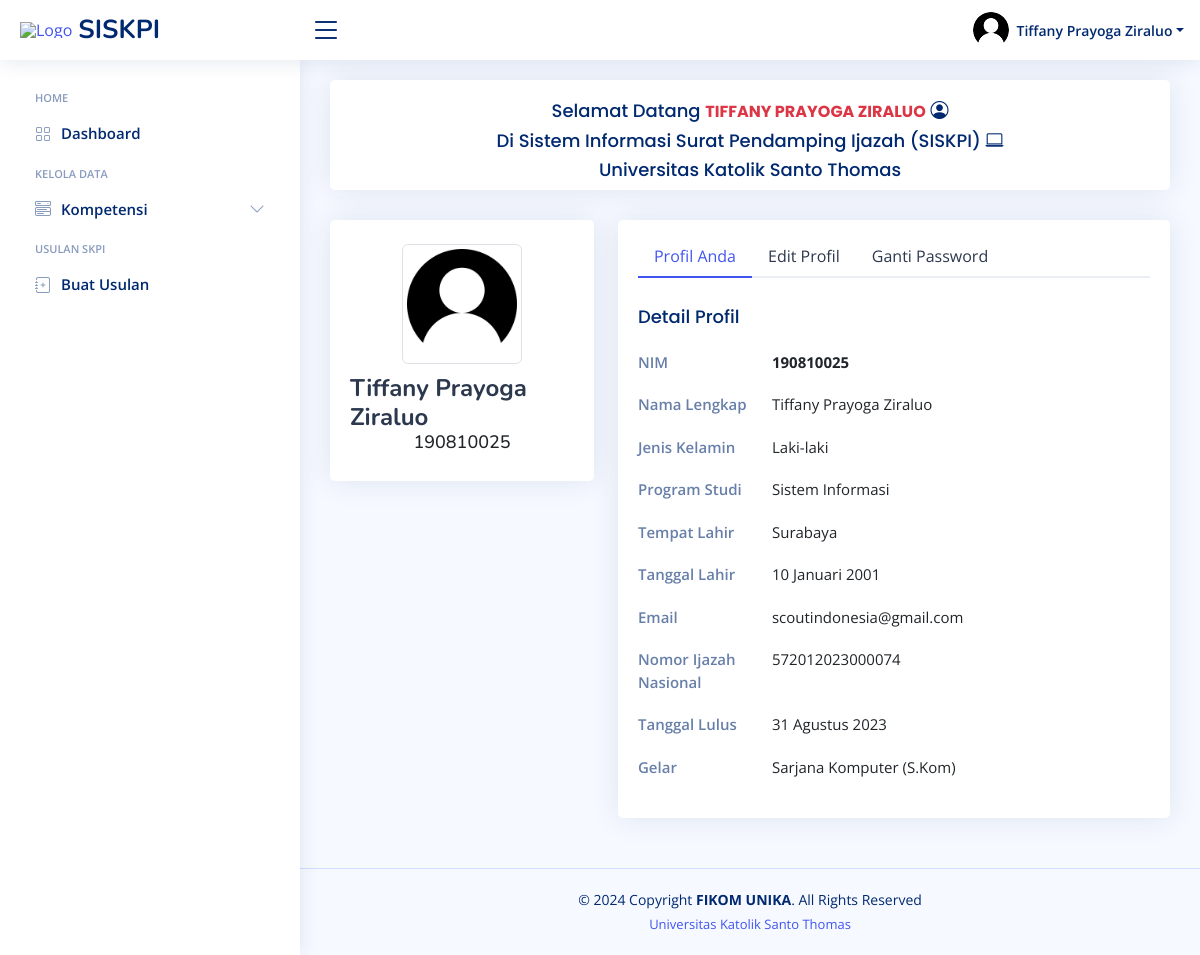
The app's page /mhs/ (signed in) with its own data.
### tables this page shows
CREATE TABLE `mahasiswa` (
  `id_mahasiswa` int(11) NOT NULL,
  `nim` varchar(30) NOT NULL,
  `nama_mhs` varchar(255) NOT NULL,
  `tempat_lahir` varchar(100) NOT NULL,
  `tgl_lahir` date NOT NULL,
  `jenis_kelamin` varchar(30) NOT NULL,
  `email` varchar(255) NOT NULL,
  `password` varchar(255) NOT NULL,
  `no_ijazah` varchar(100) NOT NULL,
  `tgl_lulus` date NOT NULL,
  `gelar` varchar(100) NOT NULL,
  `kode_skpi` varchar(20) NOT NULL,
  `kd_prodi` varchar(11) NOT NULL,
  `profil` varchar(255) NOT NULL,
  `status` int(11) NOT NULL
);

CREATE TABLE `prodi` (
  `id_prodi` int(11) NOT NULL,
  `kd_prodi` varchar(11) NOT NULL,
  `nama_prodi` varchar(255) NOT NULL,
  `no_sk` varchar(100) NOT NULL,
  `akreditasi` varchar(50) NOT NULL,
  `kd_fakultas` varchar(11) NOT NULL
);

### mhs/session.php (called while the page is built, shortened)
<?php
    include "koneksi.php";
    function tgl_indo($tanggal){
        $bulan = array (
            1 =>   "Januari",
            "Februari",
            "Maret",
            "April",
            "Mei",
            "Juni",
            "Juli",
            "Agustus",
            "September",
            "Oktober",
            "November",
            "Desember"
        );
        $pecahkan = explode("-", $tanggal);
        return $pecahkan[2] . " " . $bulan[ (int)$pecahkan[1] ] . " " . $pecahkan[0];
    };
    $sql = mysqli_query($koneksi,"SELECT * FROM mahasiswa inner join prodi on mahasiswa.kd_prodi=prodi.kd_prodi");
    while ($r = mysqli_fetch_array($sql)){
        if ($_SESSION['username'] == $r['nim'] ){
            $nama_mhs = $r['nama_mhs'];
            $nim = $r['nim'];
            break;
        }
    }
?>

### mhs/profil.php (the view, shortened to what this page needs)
<section class="section profile">
    <div class="row">
        <div class="col-xl-4">
        <div class="card">
            <div class="card-body profile-card pt-4 d-flex flex-column align-items-center">
            <img src="
            <?php
            $data=mysqli_query($koneksi,"SELECT * FROM mahasiswa where nim='$nim' ");
            while ($a=mysqli_fetch_array($data)){
                if($a['profil'] == null ){
                    echo "assets/img/user.png";
                } else{
                    echo "assets/img/".$a['profil'];
                }
            }
            ?>
            " alt="Profile" class="img-thumbnail">
            <h2><?= $nama_mhs ?></h2>
            <h3><?= $nim ?></h3>
            </div>
        </div>
        </div>
        <div class="col-xl-8">
        <div class="card">
            <div class="card-body pt-3">
            <ul class="nav nav-tabs nav-tabs-bordered">
                <li class="nav-item">
                <button class="nav-link active" data-bs-toggle="tab" data-bs-target="#profile-overview">Profil Anda</button>
                </li>
                <li class="nav-item">
                <button class="nav-link" data-bs-toggle="tab" data-bs-target="#profile-edit">Edit Profil</button>
                </li>
                <li class="nav-item">
                <button class="nav-link" data-bs-toggle="tab" data-bs-target="#profile-change-password">Ganti Password</button>
                </li>
            </ul>
            <div class="tab-content pt-2">
                <div class="tab-pane fade show active profile-overview" id="profile-overview">
                <h5 class="card-title">Detail Profil</h5>
                <?php
                $sql = mysqli_query($koneksi,"SELECT * FROM mahasiswa inner join prodi on mahasiswa.kd_prodi=prodi.kd_prodi where nim = '$nim'");
                while($r=mysqli_fetch_array($sql)){
                ?>
                <div class="row">
                    <div class="col-lg-3 col-md-4 label ">NIM</div>
                    <div class="col-lg-9 col-md-8 fw-bold"><?= $r['nim'] ?></div>
                </div>
                <div class="row">
                    <div class="col-lg-3 col-md-4 label">Nama Lengkap</div>
                    <div class="col-lg-9 col-md-8"><?= $r['nama_mhs'] ?></div>
                </div>
                <div class="row">
                    <div class="col-lg-3 col-md-4 label">Jenis Kelamin</div>
                    <div class="col-lg-9 col-md-8"><?= $r['jenis_kelamin'] ?></div>
                </div>
                <div class="row">
                    <div class="col-lg-3 col-md-4 label">Program Studi</div>
                    <div class="col-lg-9 col-md-8"><?= $r['nama_prodi'] ?></div>
                </div>
                <div class="row">
                    <div class="col-lg-3 col-md-4 label">Tempat Lahir</div>
                    <div class="col-lg-9 col-md-8"><?= $r['tempat_lahir'] ?></div>
                </div>
                <div class="row">
                    <div class="col-lg-3 col-md-4 label">Tanggal Lahir</div>
                    <div class="col-lg-9 col-md-8"><?= tgl_indo($r['tgl_lahir']) ?></div>
                </div>
                <div class="row">
                    <div class="col-lg-3 col-md-4 label">Email</div>
                    <div class="col-lg-9 col-md-8"><?= $r['email'] ?></div>
                </div>
                <div class="row">
                    <div class="col-lg-3 col-md-4 label">Nomor Ijazah Nasional</div>
                    <div class="col-lg-9 col-md-8"><?= $r['no_ijazah'] ?></div>
                </div>
                <div class="row">
                    <div class="col-lg-3 col-md-4 label">Tanggal Lulus</div>
                    <div class="col-lg-9 col-md-8"><?= tgl_indo($r['tgl_lulus']) ?></div>
                </div>
                <div class="row">
                    <div class="col-lg-3 col-md-4 label">Gelar</div>
                    <div class="col-lg-9 col-md-8"><?= $r['gelar'] ?></div>
                </div>
                <?php } ?>
                </div>
            </div>
            </div>
        </div>
        </div>
    </div>
    </section>

### mhs/header.php (shortened to what this page needs)
<?php
    include 'koneksi.php';
    include 'session.php';
?>
<!DOCTYPE html>
<html lang="en">
<head>
    <link href="assets/vendor/bootstrap/css/bootstrap.min.css" rel="stylesheet">
    <link href="assets/vendor/bootstrap-icons/bootstrap-icons.css" rel="stylesheet">
    <link href="assets/vendor/boxicons/css/boxicons.min.css" rel="stylesheet">
    <link href="assets/vendor/quill/quill.snow.css" rel="stylesheet">
    <link href="assets/vendor/quill/quill.bubble.css" rel="stylesheet">
    <link href="assets/vendor/remixicon/remixicon.css" rel="stylesheet">
    <link href="assets/vendor/simple-datatables/style.css" rel="stylesheet">
    <link href="assets/vendor/fontawesome/css/all.min.css" rel="stylesheet">
    <link href="assets/css/style.css" rel="stylesheet">
    <link rel="stylesheet" href="https://cdn.datatables.net/1.13.4/css/jquery.dataTables.min.css">
</head>
<body>
<header id="header" class="header fixed-top d-flex align-items-center">
    <div class="d-flex align-items-center justify-content-between">
    <a href="index.html" class="logo d-flex align-items-center">
        <img src="images/UNIKA.png" alt="Logo">
        <span class="d-none d-lg-block">SISKPI</span>
    </a>
    <i class="bi bi-list toggle-sidebar-btn"></i>
    </div>
    <nav class="header-nav ms-auto">
    <ul class="d-flex align-items-center">
        <li class="nav-item dropdown pe-3">
        <a class="nav-link nav-profile d-flex align-items-center pe-0" href="#" data-bs-toggle="dropdown">
            <img src="assets/img/user.png" alt="Profile" class="rounded-circle">
            <span class="d-none d-md-block dropdown-toggle ps-2"><?= $nama_mhs?></span>
        </a>
        </li>
    </ul>
    </nav>
</header>

### mhs/navbar.php (shortened to what this page needs)
<aside id="sidebar" class="sidebar">
<ul class="sidebar-nav" id="sidebar-nav">
<li class="nav-heading">Home</li>
<li class="nav-item">
    <a class="nav-link collapsed" href="index.php">
    <i class="bi bi-grid"></i>
    <span>Dashboard</span>
    </a>
</li>
<li class="nav-heading">Kelola Data</li>
<li class="nav-item">
    <a class="nav-link collapsed" data-bs-target="#components-nav" data-bs-toggle="collapse" href="#">
    <i class="bi bi-menu-button-wide"></i><span>Kompetensi</span><i class="bi bi-chevron-down ms-auto"></i>
    </a>
</li>
<li class="nav-heading">Usulan SKPI</li>
<li class="nav-item">
    <a class="nav-link collapsed" href="buat_skpi.php">
    <i class="bi bi-journal-plus"></i>
    <span>Buat Usulan</span>
    </a>
</li>
</ul>
</aside>

### mhs/index.php
<?php include 'header.php' ?>
  <?php include 'navbar.php' ?>
  <main id="main" class="main">
    <section class="section dashboard">
      <div class="row">
        <div class="col">
          <div class="card info-card sales-card" style="height:110px">
            <div class="card-body">
              <h5 class="card-title text-center pb-0">Selamat Datang <span class="fs-6 fw-bold text-uppercase text-danger"><?= $nama_mhs ?></span> <i class="bi bi-person-circle"></i>
              </h5>
              <h5 class="card-title text-center pt-0 pb-0">Di Sistem Informasi Surat Pendamping Ijazah (SISKPI) <i class="bi bi-laptop"></i></h5>
              <h5 class="card-title text-center pt-0">Universitas Katolik Santo Thomas</h5>
            </div>
          </div>
        </div>
      </div>
    </section>
    <?php include 'profil.php' ?>
  </main>
<?php include 'footer.php' ?>

### mhs/footer.php (shortened to what this page needs)
<footer id="footer" class="footer">
    <div class="copyright">
    &copy;
    Copyright <strong><span>FIKOM UNIKA</span></strong>. All Rights Reserved
    </div>
    <div class="credits">
    <a href="https://www.ust.ac.id/">Universitas Katolik Santo Thomas</a>
    </div>
</footer>
</body>
</html>

### mhs/assets/css/style.css (style rules this page uses)
:root { scroll-behavior: smooth; }
body { font-family: "Open Sans", sans-serif; background: #f6f9ff; color: #444444; }
a { color: #4154f1; text-decoration: none; }
h1, h2, h3, h4, h5, h6 { font-family: "Nunito", sans-serif; }
#main { margin-top: 60px; padding: 20px 30px; transition: all 0.3s; }
.card { margin-bottom: 30px; border: none; border-radius: 5px; box-shadow: 0px 0 30px rgba(1, 41, 112, 0.1); }
.card-title { padding: 20px 0 15px 0; font-size: 18px; font-weight: 500; color: #012970; font-family: "Poppins", sans-serif; }
.card-title span { color: #899bbd; font-size: 14px; font-weight: 400; }
.card-body { padding: 0 20px 20px 20px; }
.nav-tabs-bordered { border-bottom: 2px solid #ebeef4; }
.nav-tabs-bordered .nav-link { margin-bottom: -2px; border: none; color: #2c384e; }
.nav-tabs-bordered .nav-link.active { background-color: #fff; color: #4154f1; border-bottom: 2px solid #4154f1; }
.logo { line-height: 1; }
@media (min-width: 1200px) { .logo { width: 280px; } }
.logo img { max-height: 26px; margin-right: 6px; }
.logo span { font-size: 26px; font-weight: 700; color: #012970; font-family: "Nunito", sans-serif; }
.header { transition: all 0.5s; z-index: 997; height: 60px; box-shadow: 0px 2px 20px rgba(1, 41, 112, 0.1); background-color: #fff; padding-left: 20px; }
.header .toggle-sidebar-btn { font-size: 32px; padding-left: 10px; cursor: pointer; color: #012970; }
.header-nav ul { list-style: none; }
.header-nav>ul { margin: 0; padding: 0; }
.header-nav .nav-profile { color: #012970; }
.header-nav .nav-profile img { max-height: 36px; }
.header-nav .nav-profile span { font-size: 14px; font-weight: 600; }
.sidebar { position: fixed; top: 60px; left: 0; bottom: 0; width: 300px; z-index: 996; transition: all 0.3s; padding: 20px; overflow-y: auto; scrollbar-width: thin; scrollbar-color: #aab7cf transparent; box-shadow: 0px 0px 20px rgba(1, 41, 112, 0.1); background-color: #fff; }
@media (min-width: 1200px) { #main, #footer { margin-left: 300px; } }
.sidebar-nav { padding: 0; margin: 0; list-style: none; }
.sidebar-nav li { padding: 0; margin: 0; list-style: none; }
.sidebar-nav .nav-item { margin-bottom: 5px; }
.sidebar-nav .nav-heading { font-size: 11px; text-transform: uppercase; color: #899bbd; font-weight: 600; margin: 10px 0 5px 15px; }
.sidebar-nav .nav-link { display: flex; align-items: center; font-size: 15px; font-weight: 600; color: #4154f1; transition: 0.3; background: #f6f9ff; padding: 10px 15px; border-radius: 4px; }
.sidebar-nav .nav-link i { font-size: 16px; margin-right: 10px; color: #4154f1; }
.sidebar-nav .nav-link.collapsed { color: #012970; background: #fff; }
.sidebar-nav .nav-link.collapsed i { color: #899bbd; }
.sidebar-nav .nav-link .bi-chevron-down { margin-right: 0; transition: transform 0.2s ease-in-out; }
.dashboard .info-card { padding-bottom: 10px; }
.profile .profile-card img { max-width: 120px; }
.profile .profile-card h2 { font-size: 24px; font-weight: 700; color: #2c384e; margin: 10px 0 0 0; }
.profile .profile-card h3 { font-size: 18px; }
.profile .profile-overview .row { margin-bottom: 20px; font-size: 15px; }
.profile .profile-overview .card-title { color: #012970; }
.profile .profile-overview .label { font-weight: 600; color: rgba(1, 41, 112, 0.6); }
.footer { padding: 20px 0; font-size: 14px; transition: all 0.3s; border-top: 1px solid #cddfff; }
.footer .copyright { text-align: center; color: #012970; }
.footer .credits { padding-top: 5px; text-align: center; font-size: 13px; color: #012970; }

### records on screen
mahasiswa: nama_mhs "Tiffany Prayoga Ziraluo", nama_mhs "TIFFANY PRAYOGA ZIRALUO", nim "190810025", jenis_kelamin "Laki-laki", prodi.nama_prodi "Sistem Informasi", tempat_lahir "Surabaya", tgl_lahir "10 Januari 2001", email "scoutindonesia@gmail.com", no_ijazah "572012023000074", tgl_lulus "31 Agustus 2023", gelar "Sarjana Komputer (S.Kom)"
